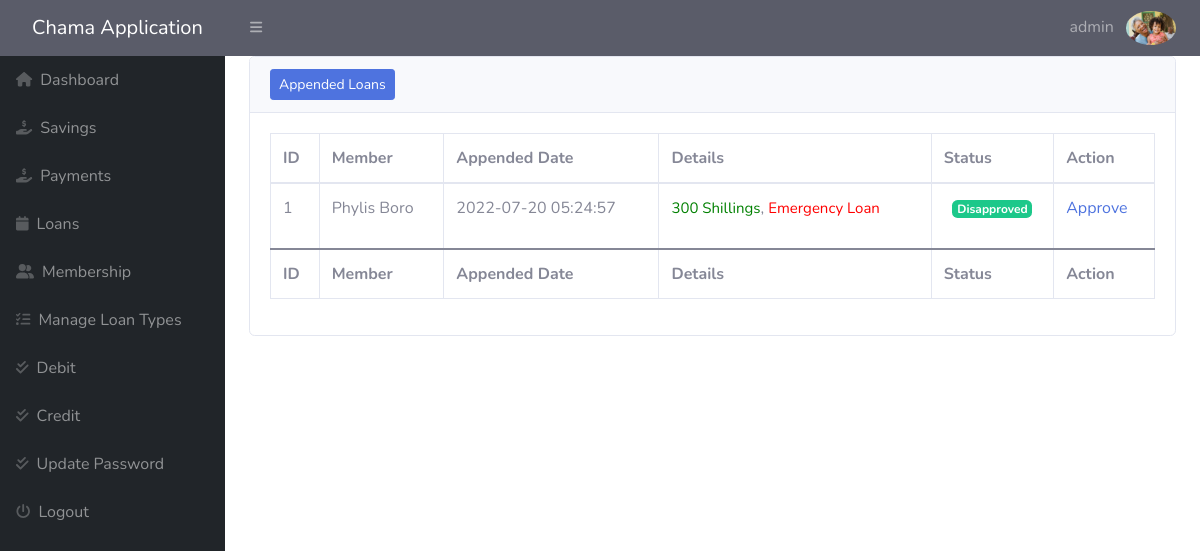
The app's page /admin/appended-loans.php (signed in) with its own data.
### tables this page shows
CREATE TABLE `loans` (
  `id` int(11) NOT NULL,
  `refno` varchar(50) NOT NULL,
  `userid` int(11) NOT NULL,
  `amount` float NOT NULL DEFAULT 0,
  `type` varchar(40) NOT NULL,
  `due_date` date DEFAULT NULL,
  `status` int(11) NOT NULL,
  `created_date` datetime NOT NULL DEFAULT current_timestamp()
);

CREATE TABLE `users` (
  `id` bigint(255) NOT NULL,
  `fname` varchar(15) NOT NULL,
  `lname` varchar(15) NOT NULL,
  `email` varchar(255) NOT NULL,
  `username` varchar(50) NOT NULL,
  `dob` varchar(15) NOT NULL,
  `address` varchar(50) NOT NULL,
  `kin` varchar(40) NOT NULL,
  `password` varchar(255) NOT NULL,
  `contact` varchar(11) NOT NULL,
  `status` int(2) DEFAULT NULL,
  `creationdate` timestamp NOT NULL DEFAULT current_timestamp(),
  `updationdate` timestamp NULL DEFAULT NULL ON UPDATE current_timestamp(),
  `profilepic` varchar(50) NOT NULL,
  `town` varchar(20) NOT NULL
);

CREATE TABLE `plans` (
  `id` int(11) NOT NULL,
  `type` varchar(30) NOT NULL,
  `terms` varchar(10000) NOT NULL,
  `creationdate` date NOT NULL DEFAULT current_timestamp(),
  `status` int(11) NOT NULL
);

### admin/appended-loans.php (the view, shortened to what this page needs)
<?php
include('includes/config.php');
if (strlen($_SESSION['alogin']) == 0) {
    header('location: login.php');
} else {
    ?>
<!DOCTYPE html>
<html lang="en">
    <head>
        <link href="https://cdn.jsdelivr.net/npm/simple-datatables@latest/dist/style.css" rel="stylesheet" />
        <link href="css/styles.css" rel="stylesheet" />
    <link href="vendor/fontawesome-free/css/all.min.css" rel="stylesheet" type="text/css">
    <link href="css/sb-admin-2.min.css" rel="stylesheet">
    <link href="vendor/datatables/dataTables.bootstrap4.min.css" rel="stylesheet">
    </head>
</head>
<body class="sb-nav-fixed">
    <div id="layoutSidenav">
    <?php include('includes/header.php');?>
<?php include('includes/sidebar.php');?>
<div id="layoutSidenav_content" id="content-wrapper">
                <main>
                    <div class="container-fluid px-4">
                                               <div class="card mb-4">
                            <div class="card-header">
                            <a href="" id="create_new" align="right" class="btn btn-sm btn-primary">Appended Loans</a>
                            </div>
                              <div class="card-body">
                              <table id="dataTable" class="table table-bordered"   width="100%" cellspacing="0">
                                    <thead>
                                        <tr>
                                        <th>ID</th>
                                            <th>Member</th>
                                            <th>Appended Date</th>
                                            <th>Details</th>
                                            <th>Status</th>
                                             <th>Action</th>
                                        </tr>
                                    </thead>
                                    <tfoot>
                                        <tr>
                                            <th>ID</th>
                                        <th>Member</th>
                                        <th>Appended Date</th>
                                            <th>Details</th>
                                            <th>Status</th>
                                            <th>Action</th>
                                        </tr>
                                    </tfoot>
                                    <tbody>
                                    <?php
                                    $sql = "SELECT loans.*, plans.type, users.fname, users.lname from loans INNER JOIN plans on plans.id=loans.type inner join users on users.id=loans.userid and loans.`status`=3";
                                        $query = $dbh->prepare($sql);
                                        $query->execute();
                                        $results = $query->fetchAll(PDO::FETCH_OBJ);
                                        $cnt = 1;
                                        if ($query->rowCount() > 0) {
                                            foreach ($results as $result) {
                                             ?>
                                        <tr>
                                        <td><?php echo htmlentities($cnt); ?></td>
                                    <td><?php echo htmlentities($result->fname); ?> <?php echo htmlentities($result->lname); ?></td>
                                    <td><?php echo htmlentities($result->created_date); ?></td>
                                    <td>
                                        <p><span style="color:green; font-size:15px;"><?php echo htmlentities($result->amount);?> Shillings</span>,
                                <span style="color:red; font-size:15px;"><?php echo htmlentities($result->type); ?> </span> </p> </td>
                                <td class="text-center">
                                        <?php if($result->status == 0): ?>
						 			<span class="badge badge-warning">Approved and Active</span>
						 		<?php elseif($result->status == 1): ?>
						 			<span class="badge badge-info">Waiting Approval</span>
					 			<?php elseif($result->status == 2): ?>
						 			<span class="badge badge-primary">Cleared</span>
					 			<?php elseif($result->status == 3): ?>
						 			<span class="badge badge-success">Disapproved</span>
						 		<?php endif; ?>
                                        </td>
    <td>
    <a href="appended-loans.php?uaid=<?php echo $result->id; ?>"
                                                           onclick="return confirm('Do you want to approve this loan?');">Approve</a>
                                </td>
                                        </tr>
                                        <?php $cnt = $cnt + 1;
                                            }
                                        } ?>
                                    </tbody>
                                </table>
                            </div>
                        </div>
                    </div>
                </main>
            </div>
        </div>
    </body>
</html>
<?php } ?>

### admin/includes/header.php (shortened to what this page needs)
        <nav class="sb-topnav navbar navbar-expand navbar-dark bg-dark">
            <a class="navbar-brand ps-3" href="#">Chama Application </a>
            <button class="btn btn-link btn-sm order-1 order-lg-0 me-4 me-lg-0" id="sidebarToggle" href="#!"><i class="fas fa-bars"></i></button>
    <ul class="navbar-nav ml-auto">
<li class="nav-item dropdown no-arrow">
    <a class="nav-link dropdown-toggle" href="#" id="userDropdown" role="button"
       data-toggle="dropdown" aria-haspopup="true" aria-expanded="false">
        <span class="mr-2 d-none d-lg-inline text-red-600 large">
        <?php
                    $email = $_SESSION['alogin'];
                    $sql2 = "SELECT * FROM `admin` WHERE `email`=:email;";
                    $query = $dbh->prepare($sql2);
                    $query->bindParam(':email', $email, PDO::PARAM_STR);
                    $query->execute();
                    $results = $query->fetchAll(PDO::FETCH_OBJ);
                    if ($query->rowCount() > 0) {
                        foreach ($results as $result) {
                            echo $result->username;
                        }
                    ?></span>
                 <img   src="photo/<?php echo ($result->profilepic);}?>" class="img-profile rounded-circle" style="width:50px" alt="Cinque Terre">
        </a>
</li>
</ul>
        </nav>

### records on screen
loans: userid.fname "Phylis", userid.lname "Boro", created_date "2022-07-20 05:24:57", amount "300", plans.type "Emergency Loan", status "Disapproved"

### other values on screen
$result->username "admin"
